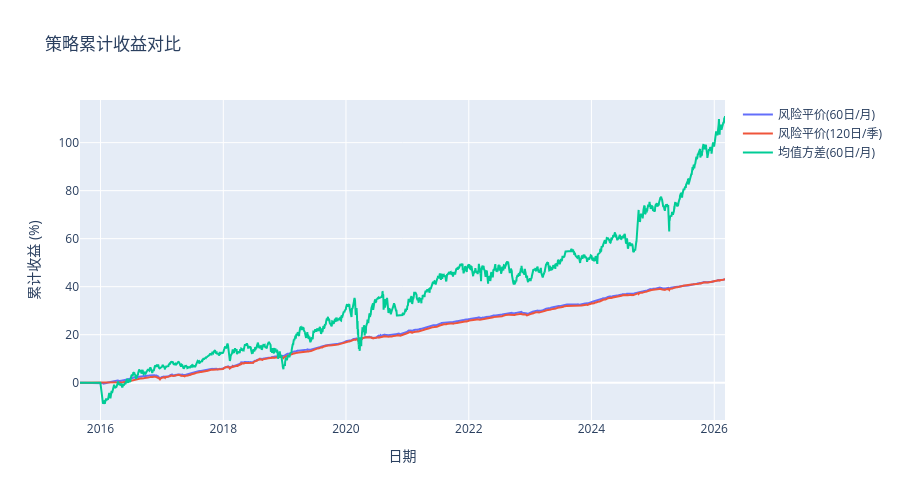

Notebook cell for this chart:
### Code cell
# 累计收益对比图
BacktestVisualizer.compare_results(results, names=names)

### Figure 1 — Plotly figure (JSON) as saved in the notebook; plotly's stock layout.template omitted (floating-point values rounded to 4 significant figures; data arrays with more than 128 entries replaced by an {"elided": "..."} marker saying what was removed)
{"data": [{"mode": "lines", "name": "风险平价(60日/月)", "type": "scatter", "x": {"elided": "2550 str values"}, "y": {"elided": "2550 float values"}}, {"mode": "lines", "name": "风险平价(120日/季)", "type": "scatter", "x": {"elided": "2550 str values"}, "y": {"elided": "2550 float values"}}, {"mode": "lines", "name": "均值方差(60日/月)", "type": "scatter", "x": {"elided": "2550 str values"}, "y": {"elided": "2550 float values"}}], "layout": {"height": 500, "hovermode": "x unified", "title": {"text": "策略累计收益对比"}, "xaxis": {"title": {"text": "日期"}}, "yaxis": {"title": {"text": "累计收益 (%)"}}}}
